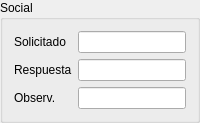
        <widget class="QGroupBox" name="groupBox">
         <property name="sizePolicy">
          <sizepolicy hsizetype="Expanding" vsizetype="Preferred">
           <horstretch>0</horstretch>
           <verstretch>0</verstretch>
          </sizepolicy>
         </property>
         <property name="title">
          <string>Social</string>
         </property>
         <layout class="QFormLayout" name="formLayout_32">
          <item row="0" column="0">
           <widget class="QLabel" name="solicitadoLabel_8">
            <property name="text">
             <string>Solicitado</string>
            </property>
           </widget>
          </item>
          <item row="0" column="1">
           <widget class="QLineEdit" name="social_solicitado"/>
          </item>
          <item row="1" column="0">
           <widget class="QLabel" name="respuestaLabel_8">
            <property name="text">
             <string>Respuesta</string>
            </property>
           </widget>
          </item>
          <item row="1" column="1">
           <widget class="QLineEdit" name="social_respuesta"/>
          </item>
          <item row="2" column="0">
           <widget class="QLabel" name="observacionesLabel_3">
            <property name="text">
             <string>Observ.</string>
            </property>
           </widget>
          </item>
          <item row="2" column="1">
           <widget class="QLineEdit" name="social_observaciones"/>
          </item>
         </layout>
        </widget>
